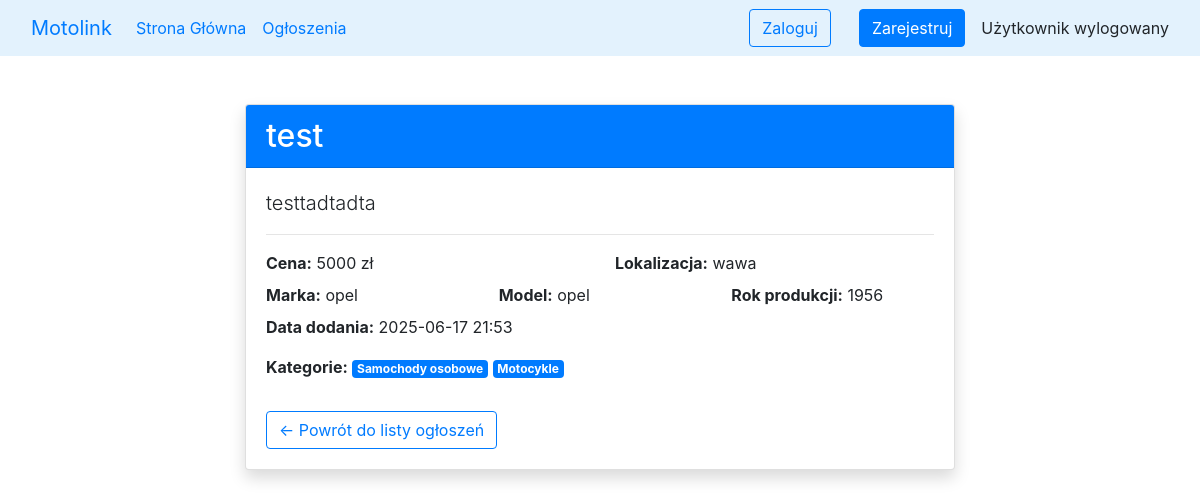
Page /myapp/announcements/2/ on the earlier database version.
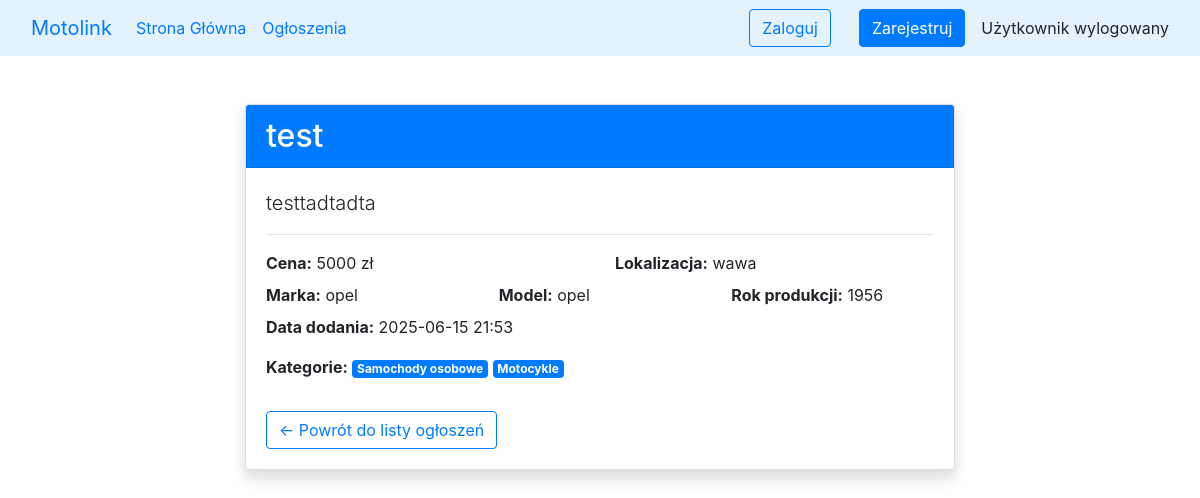
Same page on the later database version.
### myapp/models.py (models this page shows, shortened)
class Announcement(models.Model):
    title = models.CharField(max_length=200)
    description = models.TextField()
    price = models.PositiveIntegerField()
    location = models.CharField(max_length=100)
    brand = models.CharField(max_length=50)
    model = models.CharField(max_length=50)
    production_year = models.PositiveIntegerField()
    date_added = models.DateTimeField(default=timezone.now)
    user = models.ForeignKey(
        CustomUser,
        on_delete=models.CASCADE,
        related_name='announcements'
    )
    categories = models.ManyToManyField(
        Category,
        through='AnnouncementCategory',
        related_name='announcements'
    )

### myapp/views.py (the view)
# urls.py: path('announcements/<int:pk>/', views.AnnouncementDetailView.as_view(), name='announcement_detail'),
class AnnouncementDetailView(DetailView):
    model = Announcement
    template_name = 'announcements/announcement_detail.html'
    context_object_name = 'announcement'

### myapp/templates/announcements/announcement_detail.html (shortened to what this page needs)
{% extends 'base.html' %}
{% block content %}
<div class="container my-5">
    <div class="row justify-content-center">
        <div class="col-md-8">
            <div class="card shadow">
                <div class="card-header bg-primary text-white">
                    <h2 class="mb-0">{{ announcement.title }}</h2>
                </div>
                <div class="card-body">
                    <p class="lead">{{ announcement.description }}</p>
                    <hr>
                    <div class="row mb-2">
                        <div class="col-6">
                            <strong>Cena:</strong> {{ announcement.price }} zł
                        </div>
                        <div class="col-6">
                            <strong>Lokalizacja:</strong> {{ announcement.location }}
                        </div>
                    </div>
                    <div class="row mb-2">
                        <div class="col-4">
                            <strong>Marka:</strong> {{ announcement.brand }}
                        </div>
                        <div class="col-4">
                            <strong>Model:</strong> {{ announcement.model }}
                        </div>
                        <div class="col-4">
                            <strong>Rok produkcji:</strong> {{ announcement.production_year }}
                        </div>
                    </div>
                    <div class="mb-3">
                        <strong>Data dodania:</strong> {{ announcement.date_added|date:"Y-m-d H:i" }}
                    </div>
                    {% if announcement.categories.all %}
                    <div class="mb-3">
                        <strong>Kategorie:</strong>
                        {% for category in announcement.categories.all %}
                            <span class="badge bg-primary text-white">{{ category.name }}</span>
                        {% endfor %}
                    </div>
                    {% endif %}
                    <a href="{% url 'announcements' %}" class="btn btn-outline-primary mt-3">
                        &larr; Powrót do listy ogłoszeń
                    </a>
                </div>
            </div>
        </div>
    </div>
</div>
{% endblock %}

Differences in the rows shown:
changed Announcement "test": date_added "2025-06-17 21:53" → "2025-06-15 21:53"
